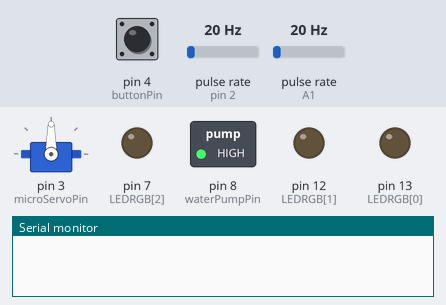
Bench run of a sketch on a simulated Arduino Uno, built with avr-gcc and run on an emulated ATmega328P. Parts: servo, switched loads named in the sketch (green lamp = pin HIGH), output pins drawn as LEDs (lit = HIGH), the last lines printed to the serial monitor. Wiring (inferred from the names in the program): 2 × pulse sensor: data pin 2 / data A1. The test bench sets the inputs (shaded band); at power-on: pin 4 (buttonPin) LOW, pulse rate (sensors on pin 2, A1) 20 Hz. Pins used as bus, display or sensor lines are not drawn.

Above: at 0.1 s.
At 5.4 s:
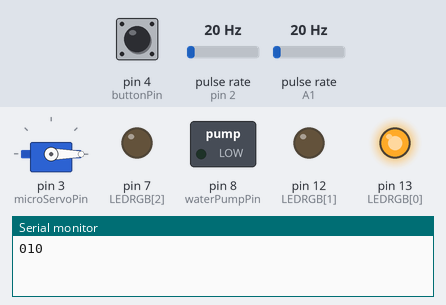
Timing chart, 0 to 6.9 s (numbered marks = the images above):
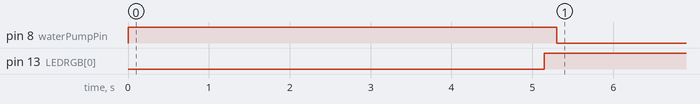

The sketch:

Tarre-Sancier_Charlie_RINSER.ino
```cpp
/*
Name: Charlie Tarre-Sancier
Date: 1st of June, 2023
Project: RINSER (Renewable Ink Nib Super Efficient Revolution)
Input: Colour Sensor, Water Flow Sensor, On and Off Switch
Processing: It will activate the cleaner until the water coming out of the pen nib clean
Output: Water Pump (moves water through to clean the pen nib), Motor, Multi-Colour RGB LED
Code Adapted From: 2 different non-specific sites (see reference list)
*/

// import necessary libraries
#include <Servo.h>

// Create boolean variables that have simplified names
const boolean ON = HIGH;
const boolean OFF = LOW;

// Define the button pin
int buttonPin = 4;

// Create a servo object
Servo microServo;

// Define the microservo pin
int microServoPin = 3;

// Define the water pump pin
int waterPumpPin = 8;

// Define the A1 as connecting to the water flow sensor
#define WATERFLOWSENSOR A1

// Define variables needed surrounding water flow sensor calculations
int X;
int Y;
float TIME = 0;
float FREQUENCY = 0;
float WATER = 0;
float TOTAL = 0;

// Define an array with all the colour sensor pins
int colourSensor[] = {11, 10, 9, 6, 2};

// Setting up an array with all three digital pins of the RGB LED
// 13 = redPin, 12 = greenPin, 7 = bluePin
int LEDRGB[] = {13,  12, 7};

// Create constants that can be called upon to display colours
const boolean RED[] = {ON, OFF, OFF};
const boolean GREEN[] = {OFF, ON, OFF};
const boolean BLUE[] = {OFF, OFF, ON};
const boolean YELLOW[] = {ON, ON, OFF};
const boolean CYAN[] = {OFF, ON , ON};
const boolean MAGENTA[] = {ON, OFF, ON};
const boolean WHITE[] = {ON, ON, ON};
const boolean BLACK[] = {OFF, OFF, OFF};

// Define the variable that can stop the whole if necessary
int stillCleaning = 1;

// Define the variable that checks for a safety risk
int issueIdentified = 0;

// Define the variable that keeps tracked of whether the cleaning process is done or not
int cleaningComplete = 0;

void setup() {
  // put your setup code here, to run once:

  // Set the RGB LED pins to be output
  for (int i=0; i<3; i++) {
    pinMode(LEDRGB[i], OUTPUT);
  }

  // Set all the colour sensor pins to their respective modes
  for (int i=0; i<4; i++) {
    pinMode(colourSensor[i], OUTPUT);
  }

  digitalWrite(colourSensor[0], HIGH);
  digitalWrite(colourSensor[1], LOW);

  pinMode(colourSensor[4], INPUT);

  // Sets the digital pin the button is connected to as an input pin
  pinMode(buttonPin, INPUT);

  // Sets the water flow sensor to input
  pinMode(WATERFLOWSENSOR, INPUT);

  // Sets the water pump pin to output
  pinMode(waterPumpPin, OUTPUT);

  // Attach the microservo pin to the servo object
  microServo.attach(microServoPin);

  // Start the pump for a bit
  digitalWrite(waterPumpPin, HIGH);
  delay(5000);

  // Start the Serial, which communicates to the Arduino for debugging purposes
  Serial.begin(9600);

  microServo.write(0);

}

void loop() {
  // put your main code here, to run repeatedly:

  // This means that if for whatever reason the system has to disactivate, the looping code will stop running
  powerButtonUpdate();
  if (!stillCleaning == 1) {
    setLEDColour(LEDRGB, RED);
    digitalWrite(waterPumpPin, LOW);
  }
  else {
    checkForLeaks();
    identifyColour();
    emptyWaterContainer();
    digitalWrite(waterPumpPin, HIGH);
    Serial.print(stillCleaning);
    Serial.print(issueIdentified);
    Serial.print(cleaningComplete);

  }


}

// Define the fucntion that can change the colour of the multi-colour RGB LED
// Define a function to set the LED to any colour
void setLEDColour(int* led, const boolean* color ) {

  boolean colorToBeSet[] = {color[0], color[1], color[2]};

  for (int i=0; i<3; i++) {
    digitalWrite(led[i], color[i]);
  }
}

// Define the function that checks to see if the player touched the power button
void powerButtonUpdate() {
  // Do the following if the button is pressed
  if (digitalRead(buttonPin) == HIGH) {
    // Swap over the stillCleaning value (e.g. if the system is running it will now stop running)
    // Only turn the system back on if there are no issues and the cleaning has not already finished
    if (stillCleaning == 0 && issueIdentified == 0 && cleaningComplete == 0) {
      stillCleaning = 1;
      setLEDColour(LEDRGB, GREEN);
      }
    else if (stillCleaning == 1) {
      stillCleaning = 0;
      setLEDColour(LEDRGB, RED);
    }
  }
}

// Define the function that uses the colour sensor to check if the water is clean
void identifyColour() {
  // Indentify the red frequency
  digitalWrite(colourSensor[2],LOW);
  digitalWrite(colourSensor[3],LOW);
  long red_frequency = pulseIn(colourSensor[4], LOW);
  long red = map(red_frequency, 25,72,255,0);

  // Identify the green frequency
  digitalWrite(colourSensor[2], HIGH);
  digitalWrite(colourSensor[3], HIGH);
  long green_frequency = pulseIn(colourSensor[4], LOW);
  long green = map(green_frequency, 30,90,255,0);

  // Identify the blue frequency
  digitalWrite(colourSensor[2], LOW);
  digitalWrite(colourSensor[3], HIGH);
  long blue_frequency = pulseIn(colourSensor[4], LOW);
  long blue = map(blue_frequency, 25,70,255,0);

  // If the colour sensor cannot see any colours, then that must mean the pen nib is clean
  // Hence it will deactive the machine and let the microservo open
  if (red > 100 || green > 100 || blue > 100) {
    cleaningComplete = 0;
    stillCleaning = 0;
  }

}


// Define the function that uses the water flow sensor to check for leaks
void checkForLeaks() {
  X = pulseIn(WATERFLOWSENSOR, HIGH);
  Y = pulseIn(WATERFLOWSENSOR, LOW);
  TIME = X + Y;
  FREQUENCY = 1000000/TIME;
  WATER = FREQUENCY/7.5;
  int WATERPASSED = WATER/60;

  if (WATERPASSED == 0) {
    issueIdentified = 1;
    stillCleaning = 0;
    setLEDColour(LEDRGB, RED);
  }
}

// Define the function that will change the microservo position to release the water
void emptyWaterContainer() {
  // If the pen nib is cleaned and there are no issues, the microsevo can rotate to drop the water
  if (cleaningComplete == 1 && issueIdentified == 0) {
    microServo.write(180);
    setLEDColour(LEDRGB, BLUE);
  }
}
```

Measured:
- by itself, pin 8 (waterPumpPin): HIGH → LOW at 5.3 s
- by itself, pin 13 (LEDRGB[0]): LOW → HIGH at 5.2 s
